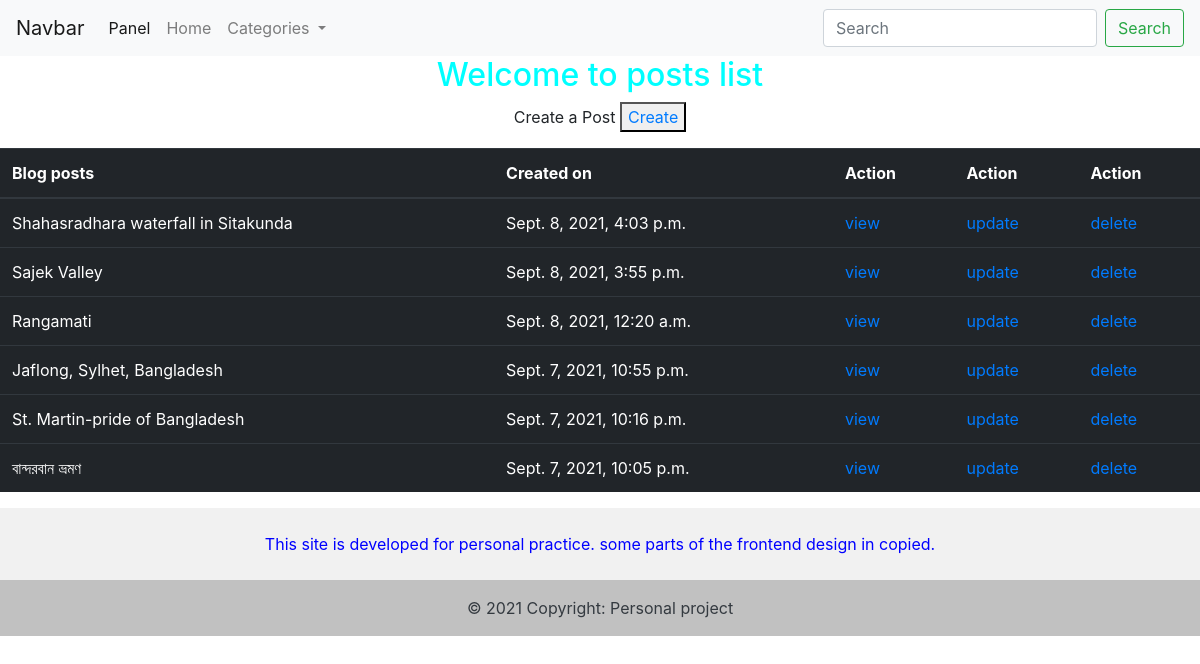
The page /panel/ on the database as committed earlier.
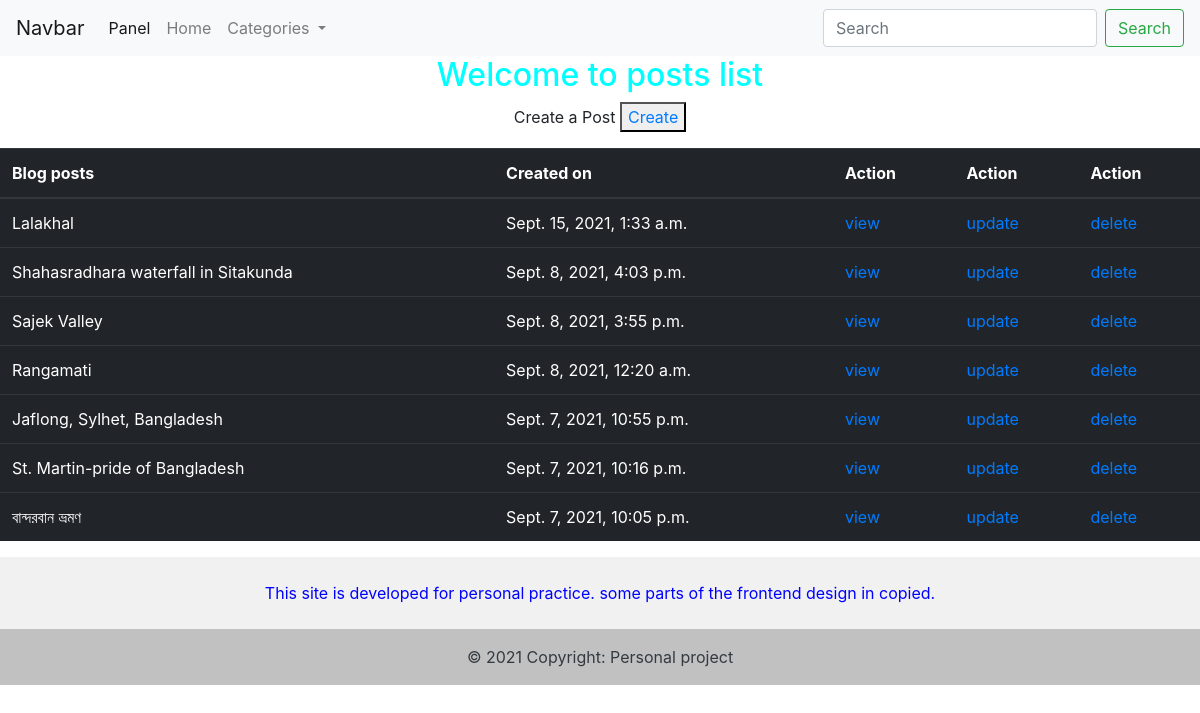
The same page on the database as committed later.
### posts/models.py (models this page shows, shortened)
class Post(models.Model):
    title = models.CharField(max_length=100)
    content = models.TextField()
    post_img = models.ImageField(default='default_image.jpg', null=True, blank=True)
    created_on = models.DateTimeField(auto_now_add=True)
    updated_on = models.DateTimeField(auto_now=True)
    class Meta:
        ordering = ('-created_on',)

### posts/views.py (the view)
# urls.py: path('panel/', views.post_list, name='post_list'),
def post_list(request):
    posts = Post.objects.all()
    context = {
        'post_list' : posts
    }
    return render(request, 'back/post_list.html', context)

### templates/back/post_list.html (shortened to what this page needs)
{% extends 'base.html' %}
{% block content %}
    <h2 style="text-align: center; color: aqua;">Welcome to posts list</h2>
    <div style="text-align:center;">
      <p> Create a Post <button> <a href=" {% url 'create_post' %} ">Create</a> </button> </p>
    </div>
    <div>
      <table class="table table-dark">
          <thead>
            <tr>
              <th scope="col">Blog posts</th>
              <th scope="col">Created on</th>
              <th scope="col">Action</th>
              <th scope="col">Action</th>
              <th scope="col">Action</th>
            </tr>
          </thead>
          <tbody>
              {% for post in post_list %}
              <tr>
                  <td> {{post.title}} </td>
                  <td> {{post.created_on}} </td>
                  <td><a href="{% url 'post_detail' post.id %}">view</a></td>
                  <td><a href="{% url 'update_post' post.id %}">update</a></td>
                  <td><a href="{% url 'delete_post' post.id %}">delete</a></td>
              </tr>
              {% endfor %}
          </tbody>
        </table>
    </div>
{% endblock %}

Rows that differ between the two databases and show on the page:
added Post: title "Lalakhal", created_on "Sept. 15, 2021, 1:33 a.m."
